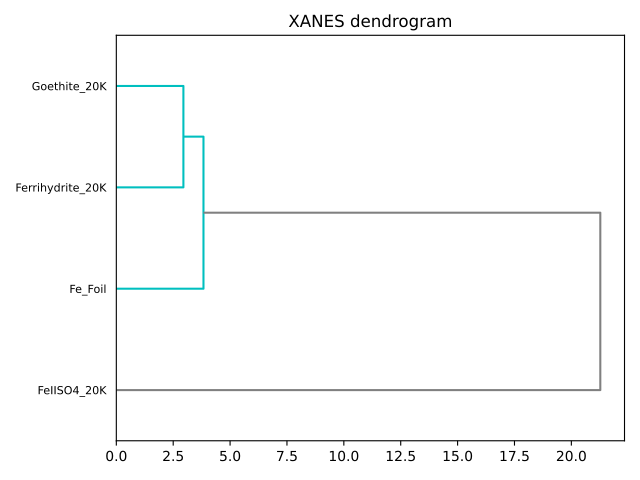

Recreate this plot in Python.
import matplotlib.pyplot as plt
from araucaria.testdata import get_testpath
from araucaria.stats import cluster
from araucaria.io import read_collection_hdf5
from araucaria.plot import fig_cluster
fpath      = get_testpath('Fe_database.h5')
collection = read_collection_hdf5(fpath)
datgroup   = cluster(collection, cluster_region='xanes', pre_edge_kws={})
fig, ax    = fig_cluster(datgroup)
fig.tight_layout()
plt.show(block=False)
